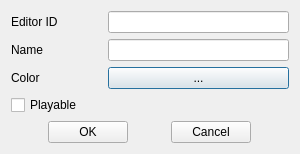
<?xml version="1.0" encoding="UTF-8"?>
<ui version="4.0">
 <class>FormDialogColor</class>
 <widget class="QDialog" name="FormDialogColor">
  <property name="geometry">
   <rect>
    <x>0</x>
    <y>0</y>
    <width>300</width>
    <height>147</height>
   </rect>
  </property>
  <property name="windowTitle">
   <string>Color</string>
  </property>
  <layout class="QGridLayout" name="gridLayout">
   <item row="0" column="0">
    <widget class="QLabel" name="label">
     <property name="sizePolicy">
      <sizepolicy hsizetype="Preferred" vsizetype="Preferred">
       <horstretch>1</horstretch>
       <verstretch>0</verstretch>
      </sizepolicy>
     </property>
     <property name="text">
      <string>Editor ID</string>
     </property>
     <property name="buddy">
      <cstring>editorID</cstring>
     </property>
    </widget>
   </item>
   <item row="0" column="1">
    <widget class="QLineEdit" name="editorID">
     <property name="sizePolicy">
      <sizepolicy hsizetype="Expanding" vsizetype="Fixed">
       <horstretch>2</horstretch>
       <verstretch>0</verstretch>
      </sizepolicy>
     </property>
    </widget>
   </item>
   <item row="1" column="0">
    <widget class="QLabel" name="label_2">
     <property name="text">
      <string>Name</string>
     </property>
     <property name="buddy">
      <cstring>name</cstring>
     </property>
    </widget>
   </item>
   <item row="1" column="1">
    <widget class="QLineEdit" name="name"/>
   </item>
   <item row="2" column="0">
    <widget class="QLabel" name="label_3">
     <property name="text">
      <string>Color</string>
     </property>
     <property name="buddy">
      <cstring>colorPicker</cstring>
     </property>
    </widget>
   </item>
   <item row="2" column="1">
    <widget class="ColorPickerButton" name="colorPicker">
     <property name="text">
      <string>...</string>
     </property>
    </widget>
   </item>
   <item row="3" column="0" colspan="2">
    <widget class="QCheckBox" name="playable">
     <property name="whatsThis">
      <string>&lt;html&gt;&lt;head/&gt;&lt;body&gt;&lt;p&gt;Depending on where and how this Color is used, this checkbox controls whether the player is allowed to use it themselves. You can use it to reserve unique skin and hair colors for special NPCs.&lt;/p&gt;&lt;/body&gt;&lt;/html&gt;</string>
     </property>
     <property name="text">
      <string>Playable</string>
     </property>
    </widget>
   </item>
   <item row="4" column="0" colspan="2">
    <layout class="QHBoxLayout" name="horizontalLayout">
     <item>
      <widget class="QPushButton" name="buttonOK">
       <property name="sizePolicy">
        <sizepolicy hsizetype="Maximum" vsizetype="Fixed">
         <horstretch>0</horstretch>
         <verstretch>0</verstretch>
        </sizepolicy>
       </property>
       <property name="text">
        <string>OK</string>
       </property>
      </widget>
     </item>
     <item>
      <widget class="QPushButton" name="buttonCancel">
       <property name="sizePolicy">
        <sizepolicy hsizetype="Maximum" vsizetype="Fixed">
         <horstretch>0</horstretch>
         <verstretch>0</verstretch>
        </sizepolicy>
       </property>
       <property name="text">
        <string>Cancel</string>
       </property>
      </widget>
     </item>
    </layout>
   </item>
  </layout>
 </widget>
 <customwidgets>
  <customwidget>
   <class>ColorPickerButton</class>
   <extends>QPushButton</extends>
   <header>../generic/ColorPickerButton.h</header>
  </customwidget>
 </customwidgets>
 <resources/>
 <connections/>
</ui>
